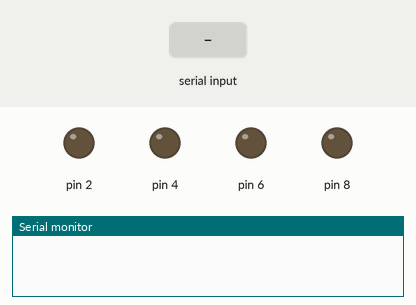
This sketch was run on a simulated Arduino Uno, built with avr-gcc and run on an emulated ATmega328P. On the bench: output pins drawn as LEDs (lit = HIGH), the last lines printed to the serial monitor. The inputs (shaded band) are chosen by the test bench.

Above: at 1.2 s.
1.3 s: "1" received over Serial
At 2.4 s:
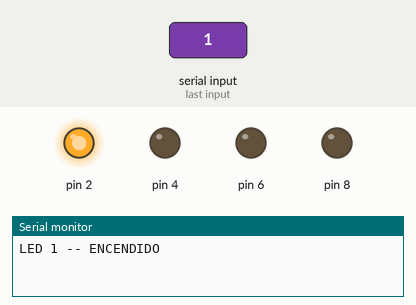
2.8 s: "3" received over Serial
At 3.6 s:
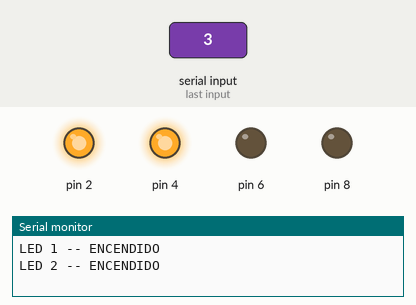
4.3 s: "0" received over Serial
At 4.7 s:
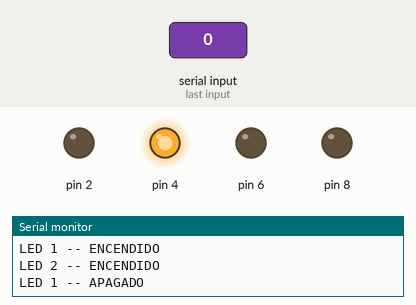
5.8 s: "5" received over Serial
At 7.0 s:
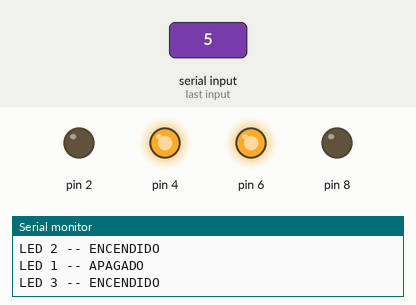
7.3 s: "2" received over Serial
At 8.2 s:
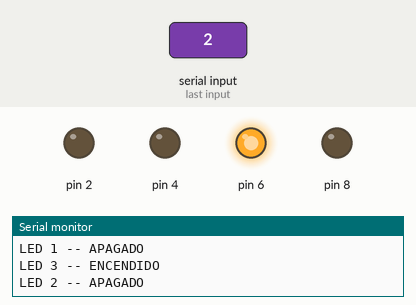
8.8 s: "7" received over Serial
At 9.3 s:
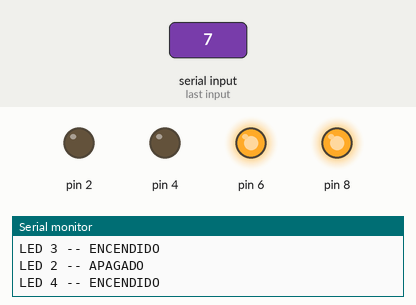
Timing chart, 0 to 11.3 s (numbered marks = the images above; inputs shaded):
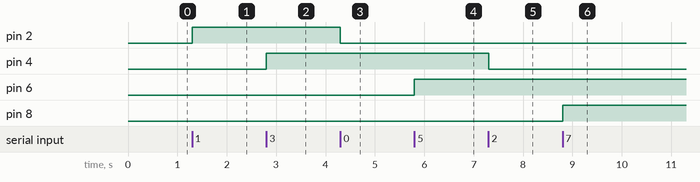

Measured:
- after the input at 1.3 s, pin 2: LOW → HIGH at once
- after the input at 2.8 s, pin 4: LOW → HIGH at once
- after the input at 4.3 s, pin 2: HIGH → LOW at once
- after the input at 5.8 s, pin 6: LOW → HIGH at once
- after the input at 7.3 s, pin 4: HIGH → LOW at once
- after the input at 8.8 s, pin 8: LOW → HIGH at once

The sketch:

P12_EncendidoLedSerial.ino
```cpp
char val;
void setup()
{
   Serial.begin(9600);
   pinMode(2, OUTPUT);
   pinMode(4, OUTPUT);
   pinMode(6, OUTPUT);
   pinMode(8, OUTPUT);
   val='12';
}

void loop()
{
val=Serial.read();
switch(val)
{
  case '0':
    digitalWrite(2,LOW);
    Serial.println("LED 1 -- APAGADO");
  break;
  case '1':
    digitalWrite(2,HIGH);
    Serial.println("LED 1 -- ENCENDIDO");
  break;
    case '2':
    digitalWrite(4,LOW);
    Serial.println("LED 2 -- APAGADO");
  break;
  case '3':
    digitalWrite(4,HIGH);
    Serial.println("LED 2 -- ENCENDIDO");
  break;
    case '4':
    digitalWrite(6,LOW);
    Serial.println("LED 3 -- APAGADO");
  break;
  case '5':
    digitalWrite(6,HIGH);
    Serial.println("LED 3 -- ENCENDIDO");
  break;
    case '6':
    digitalWrite(8,LOW);
    Serial.println("LED 4 -- APAGADO");
  break;
  case '7':
    digitalWrite(8,HIGH);
    Serial.println("LED 4 -- ENCENDIDO");
  break;
}
}
```
